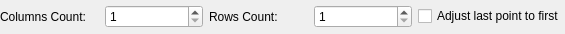
<?xml version="1.0" encoding="UTF-8"?>
<ui version="4.0">
 <class>LC_PointsLatticeOptionsWidget</class>
 <widget class="QWidget" name="LC_PointsLatticeOptionsWidget">
  <property name="geometry">
   <rect>
    <x>0</x>
    <y>0</y>
    <width>565</width>
    <height>34</height>
   </rect>
  </property>
  <property name="windowTitle">
   <string>Form</string>
  </property>
  <layout class="QGridLayout" name="gridLayout">
   <property name="leftMargin">
    <number>0</number>
   </property>
   <property name="topMargin">
    <number>1</number>
   </property>
   <property name="rightMargin">
    <number>0</number>
   </property>
   <property name="bottomMargin">
    <number>1</number>
   </property>
   <item row="0" column="3">
    <widget class="QSpinBox" name="sbNumY">
     <property name="toolTip">
      <string>Number of points by lattice Y direction (count of lattice rows)</string>
     </property>
     <property name="minimum">
      <number>1</number>
     </property>
    </widget>
   </item>
   <item row="0" column="2">
    <widget class="QLabel" name="lPointsY">
     <property name="text">
      <string>Rows Count:</string>
     </property>
    </widget>
   </item>
   <item row="0" column="0">
    <widget class="QLabel" name="lPointsX">
     <property name="text">
      <string>Columns Count:</string>
     </property>
    </widget>
   </item>
   <item row="0" column="1">
    <widget class="QSpinBox" name="sbNumX">
     <property name="toolTip">
      <string>Number of points by X lattice direction (count of lattice columns)</string>
     </property>
     <property name="minimum">
      <number>1</number>
     </property>
    </widget>
   </item>
   <item row="0" column="4">
    <widget class="QCheckBox" name="cbAdjustLastPoint">
     <property name="toolTip">
      <string>If selected, last point of lattice will be adjusted accoriding to position of first point, so lattice will be rect or quadrangle</string>
     </property>
     <property name="text">
      <string>Adjust last point to first</string>
     </property>
    </widget>
   </item>
  </layout>
 </widget>
 <resources/>
 <connections/>
</ui>
